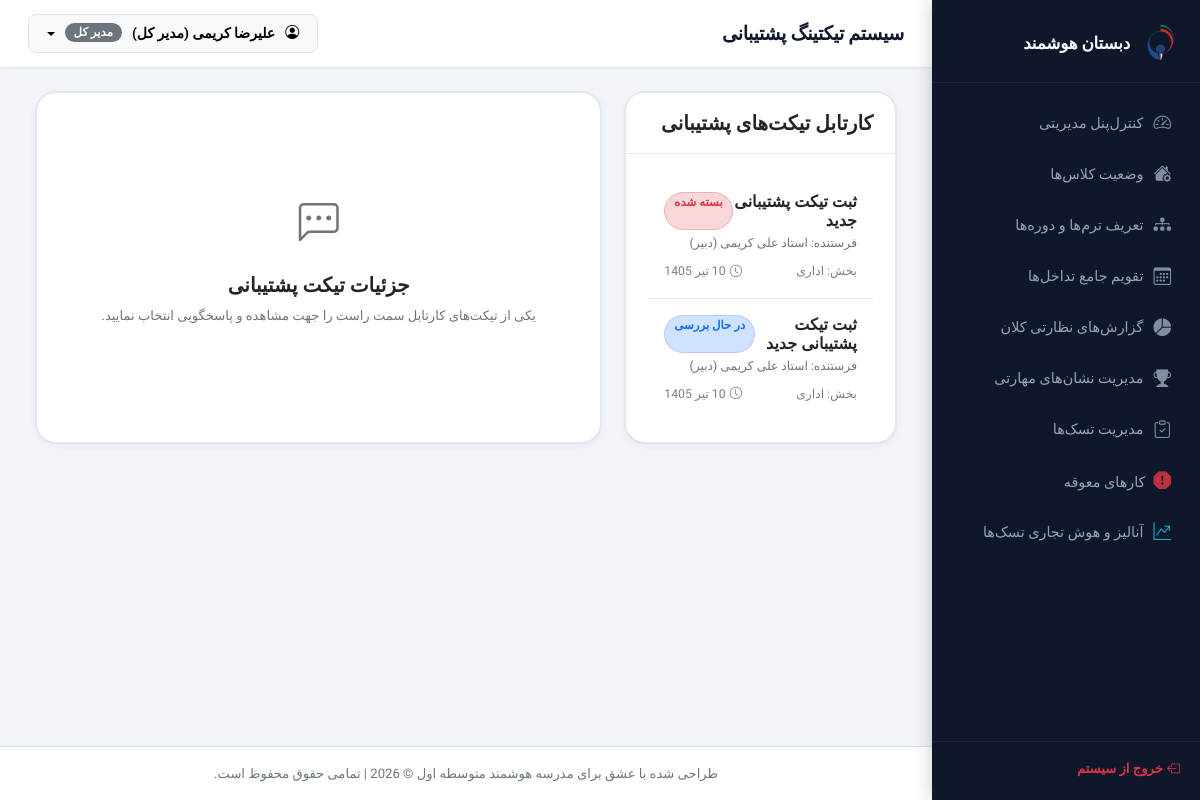
Screenshot of /operator/tickets.php (signed in) with the database file from the repository.
### tables this page shows
CREATE TABLE `tickets` (
  `id` int(11) NOT NULL,
  `creator_id` int(11) NOT NULL,
  `category` enum('admin','financial') NOT NULL,
  `title` varchar(255) NOT NULL,
  `status` enum('open','in_progress','closed') DEFAULT 'open',
  `created_at` timestamp NOT NULL DEFAULT current_timestamp()
);

CREATE TABLE `users` (
  `id` int(11) NOT NULL,
  `national_code` varchar(10) NOT NULL,
  `username` varchar(50) NOT NULL,
  `password` varchar(255) NOT NULL,
  `role` enum('student','teacher','parent','operator','admin') NOT NULL,
  `full_name` varchar(100) NOT NULL,
  `email` varchar(100) DEFAULT NULL,
  `phone` varchar(11) DEFAULT NULL,
  `status` tinyint(4) DEFAULT 1,
  `created_at` timestamp NOT NULL DEFAULT current_timestamp(),
  `avatar_path` varchar(255) DEFAULT NULL
);

### config/helpers.php (called while the page is built, shortened)
<?php
function get_status_class($status) {
    switch ($status) {
        case 'خوب':
        case 'good':
        case 'in_progress':
            return 'primary';
        case 'ضعیف':
        case 'poor':
        case 'absent':
        case 'closed':
            return 'danger';
    }
}
function get_role_fa($role) {
    switch ($role) {
        case 'admin':
            return 'مدیر کل';
        case 'teacher':
            return 'دبیر';
    }
}
function to_shamsi($gregorian_date_str) {
    $timestamp = strtotime($gregorian_date_str);
    $months = [
        1 => "فروردین", 2 => "اردیبهشت", 3 => "خرداد", 4 => "تیر", 5 => "مرداد", 6 => "شهریور",
        7 => "مهر", 8 => "آبان", 9 => "آذر", 10 => "دی", 11 => "بهمن", 12 => "اسفند"
    ];
    $gy = date('Y', $timestamp);
    $gm = date('n', $timestamp);
    $gd = date('j', $timestamp);
    $jalali = gregorian_to_jalali_array($gy, $gm, $gd);
    return $jalali['d'] . ' ' . $months[$jalali['m']] . ' ' . $jalali['y'];
}
function gregorian_to_jalali_array($gy, $gm, $gd) {
    $g_d_m = [0, 31, 59, 90, 120, 151, 181, 212, 243, 273, 304, 334];
    $gy = (int)$gy;
    $gm = (int)$gm;
    $gd = (int)$gd;
    if ($gy > 1600) {
        $jy = 979;
        $gy -= 1600;
    } else {
        $jy = 0;
        $gy -= 621;
    }
    $gy2 = ($gm > 2) ? ($gy + 1) : $gy;
    $days = (365 * $gy) + (int)(($gy2 + 3) / 4) - (int)(($gy2 + 99) / 100) + (int)(($gy2 + 399) / 400) - 80 + $gd + $g_d_m[$gm - 1];
    $jy += 33 * (int)($days / 12053);
    $days %= 12053;
    $jy += 4 * (int)($days / 1461);
    $days %= 1461;
    $jy += (int)(($days - 1) / 365);
    if ($days > 365) {
        $days = ($days - 1) % 365;
    }
    if ($days < 186) {
        $jm = 1 + (int)($days / 31);
        $jd = 1 + ($days % 31);
    } else {
        $jm = 7 + (int)(($days - 186) / 30);
        $jd = 1 + (($days - 186) % 30);
    }
    return ['y' => $jy, 'm' => $jm, 'd' => $jd];
}
?>

### operator/tickets.php (the view, shortened to what this page needs)
<?php
require_once '../includes/header.php';
$ticketId = isset($_GET['id']) ? (int)$_GET['id'] : 0;
$activeTicket = null;
try {
    $stmtAll = $pdo->prepare("SELECT t.*, u.full_name as creator_name, u.role as creator_role
        FROM tickets t
        JOIN users u ON t.creator_id = u.id
        ORDER BY t.created_at DESC");
    $stmtAll->execute();
    $allTickets = $stmtAll->fetchAll();
} catch (PDOException $e) {
    die("خطا در واکشی لیست تیکت‌ها: " . $e->getMessage());
}
?>
<div class="container-fluid">
    <div class="row g-4">
        <div class="col-lg-4">
            <div class="card border-0 shadow-sm rounded-3">
                <div class="card-header bg-white py-3">
                    <h5 class="fw-bold mb-0">کارتابل تیکت‌های پشتیبانی</h5>
                </div>
                <div class="card-body p-0" style="max-height: 550px; overflow-y: auto;">
                    <?php if (empty($allTickets)): ?>
                        <div class="text-center py-5">
                            <i class="bi bi-envelope-open fs-1 text-secondary mb-2"></i>
                            <p class="text-secondary mb-0">تیکتی در سیستم ثبت نشده است.</p>
                        </div>
                    <?php else: ?>
                        <div class="list-group list-group-flush">
                            <?php foreach ($allTickets as $t): ?>
                                <a href="tickets.php?id=<?= $t['id'] ?>" class="list-group-item list-group-item-action p-3 <?= $ticketId == $t['id'] ? 'active bg-light text-dark' : '' ?>">
                                    <div class="d-flex w-100 justify-content-between mb-1">
                                        <h6 class="fw-bold mb-0 <?= $ticketId == $t['id'] ? 'text-primary' : '' ?>"><?= htmlspecialchars($t['title']) ?></h6>
                                        <span class="badge bg-<?= get_status_class($t['status']) ?>-subtle text-<?= get_status_class($t['status']) ?> border border-<?= get_status_class($t['status']) ?>-subtle">
                                            <?= $t['status'] === 'open' ? 'باز' : ($t['status'] === 'closed' ? 'بسته شده' : 'در حال بررسی') ?>
                                        </span>
                                    </div>
                                    <p class="mb-1 text-secondary small">
                                        فرستنده: <?= htmlspecialchars($t['creator_name']) ?> (<?= get_role_fa($t['creator_role']) ?>)
                                    </p>
                                    <div class="d-flex justify-content-between text-black-50 small mt-2">
                                        <span>بخش: <?= $t['category'] === 'admin' ? 'اداری' : 'مالی' ?></span>
                                        <span><i class="bi bi-clock me-1"></i><?= to_shamsi($t['created_at']) ?></span>
                                    </div>
                                </a>
                            <?php endforeach; ?>
                        </div>
                    <?php endif; ?>
                </div>
            </div>
        </div>
        <div class="col-lg-8">
            <?php if (!$activeTicket): ?>
                <div class="card border-0 shadow-sm rounded-3 h-100 d-flex align-items-center justify-content-center py-5 text-center">
                    <i class="bi bi-chat-left-dots fs-1 text-secondary mb-3"></i>
                    <h5 class="fw-bold">جزئیات تیکت پشتیبانی</h5>
                    <p class="text-secondary small max-w-400">یکی از تیکت‌های کارتابل سمت راست را جهت مشاهده و پاسخگویی انتخاب نمایید.</p>
                </div>
            <?php endif; ?>
        </div>
    </div>
</div>
<?php require_once '../includes/footer.php'; ?>

### assets/css/style.css (style rules this page uses)
:root { --sidebar-bg: #0F172A; --sidebar-hover: rgba(99, 102, 241, 0.12); --sidebar-text: #94A3B8; --sidebar-active-text: #FFFFFF; --sidebar-active-bg: rgba(99, 102, 241, 0.2); --sidebar-active-border:#6366F1; --sidebar-width: 268px; --body-bg: #F1F5F9; --card-bg: #FFFFFF; --card-bg-alt: #F8FAFC; --text-primary: #0F172A; --text-secondary: #475569; --text-muted: #94A3B8; --primary: #6366F1; --primary-hover: #4F46E5; --primary-light: rgba(99, 102, 241, 0.1); --primary-subtle: #EEF2FF; --accent: #F97316; --accent-hover: #EA6C00; --accent-light: rgba(249, 115, 22, 0.1); --success: #10B981; --success-light: rgba(16, 185, 129, 0.1); --danger: #EF4444; --danger-light: rgba(239, 68, 68, 0.1); --warning: #F59E0B; --warning-light: rgba(245, 158, 11, 0.1); --info: #3B82F6; --info-light: rgba(59, 130, 246, 0.1); --border: #E2E8F0; --border-strong: #CBD5E1; --shadow-xs: 0 1px 2px rgba(0,0,0,.04); --shadow-sm: 0 2px 8px rgba(0,0,0,.06), 0 0 0 1px rgba(0,0,0,.04); --shadow-md: 0 4px 16px rgba(0,0,0,.08), 0 0 0 1px rgba(0,0,0,.04); --shadow-lg: 0 8px 32px rgba(0,0,0,.10), 0 0 0 1px rgba(0,0,0,.04); --shadow-clay: 4px 4px 0px rgba(99,102,241,.18), 0 4px 16px rgba(99,102,241,.12); --radius-sm: 8px; --radius-md: 14px; --radius-lg: 20px; --radius-xl: 28px; --radius-pill: 999px; --ease: cubic-bezier(0.25, 0.8, 0.25, 1); --transition: 0.22s var(--ease); }
*, *::before, *::after { box-sizing: border-box; }
html { scroll-behavior: smooth; }
body { font-family: 'Vazirmatn', system-ui, sans-serif; background-color: var(--body-bg); color: var(--text-primary); direction: rtl; overflow-x: hidden; -webkit-font-smoothing: antialiased; font-size: 15px; line-height: 1.6; }
.card { border-radius: var(--radius-lg) !important; border: 1px solid var(--border) !important; box-shadow: var(--shadow-sm) !important; transition: box-shadow var(--transition), transform var(--transition); overflow: hidden; }
.card-header { background-color: var(--card-bg) !important; border-bottom: 1px solid var(--border) !important; padding: 18px 22px !important; }
.card-body { padding: 22px !important; }
.badge { font-family: 'Vazirmatn', sans-serif; font-weight: 600; font-size: 0.73rem; padding: 4px 9px; border-radius: var(--radius-pill); letter-spacing: 0; }
.container-fluid { animation: fadeInUp 0.25s var(--ease); }
.list-group-item { border: none; border-bottom: 1px solid var(--border); padding: 13px 16px; transition: background var(--transition); font-size: 0.875rem; cursor: pointer; }
.list-group-item:last-child { border-bottom: none; }
.border-primary-subtle { border-color: rgba(99,102,241,.2) !important; }

### rows the page displays
tickets: title "ثبت تیکت پشتیبانی جدید", status "بسته شده", creator.full_name "استاد علی کریمی", creator.role "دبیر", category "اداری", created_at "10 تیر 1405"
tickets: title "ثبت تیکت پشتیبانی جدید", status "در حال بررسی", creator.full_name "استاد علی کریمی", creator.role "دبیر", category "اداری", created_at "10 تیر 1405"

### other values shown
$currentUser['full_name'] "علیرضا کریمی (مدیر کل)"
get_role_fa($currentUser['role']) "مدیر کل"
